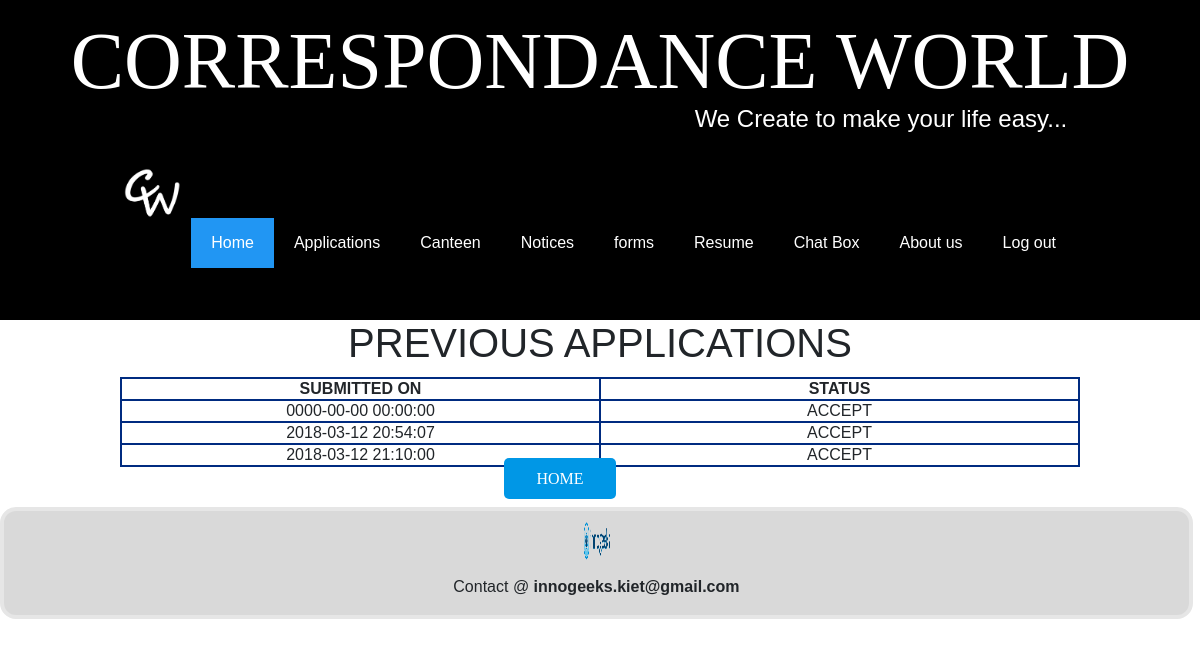
The page /applications/view_applications.php (signed in) on the database its author committed.
### tables this page shows
CREATE TABLE `new_records` (
  `id` int(255) NOT NULL,
  `user_id` varchar(255) NOT NULL,
  `submit_on` datetime NOT NULL,
  `status` varchar(6) NOT NULL,
  `comments` text
);

### applications/view_applications.php (the view, shortened to what this page needs)
<?php
include '../header.php' ;
$sql = "SELECT submit_on, status FROM new_records WHERE user_id ='$r' " ;
$result = mysqli_query($db,$sql);
echo '<div id="main-body">' ;
echo '<div id="pbody">' ;
echo '<h1 id="pbody-head">PREVIOUS APPLICATIONS</h1>' ;
echo '<table class="main-body">'  ;
  echo "<tr><th>SUBMITTED ON</th><th>STATUS</th></tr>" ;
while($row = mysqli_fetch_array($result,MYSQLI_ASSOC)){
  echo "<tr><td>" . $row['submit_on'] . "</td><td>" . $row['status'] . "</td></tr>";
}
echo '</table>' ;
echo '</div>' ;
echo '<div id="btn">
  <ul>
    <li><a href="/ncw/home.php" class="button">HOME</a></li>
  </ul>
</div>'  ;
echo '</div>' ;
include '../footer.php' ;
?>

### stylesheets/hhh.css (style rules this page uses)
body { background:white; padding: 0; font-family: sans-serif; background-position: center; background-repeat: no-repeat; background-size: cover; height: 80vh; }

### stylesheets/common.css (style rules this page uses)
.main-body { margin-left: 2%; }
#btn { float: left; width: 100%; text-align: center; display: inline; text-align: center; text-transform: uppercase; font-family: Aerial; font-style: normal; font-variant: normal; margin-left: -5%; }
.button { background-color: #0097e6; border: none; color: white; padding: 12px 32px; text-align: center; text-decoration: none; display: inline; font-size: 16px; cursor: pointer; border-radius: 5px; text-align: center; text-transform: uppercase; font-family: Aerial; font-style: normal; font-variant: normal; }
table.main-body, tr, th, td { width: 50%; border: 2px solid #002b80; margin-left: 10%; margin-top: 10px; text-align: center; border-collapse: collapse; }
table.main-body { width: 80%; }
#pbody-head { text-align: center; margin-top: -1px; }

### rows shown on the page
new_records: submit_on "0000-00-00 00:00:00", status "ACCEPT"
new_records: submit_on "2018-03-12 20:54:07", status "ACCEPT"
new_records: submit_on "2018-03-12 21:10:00", status "ACCEPT"
